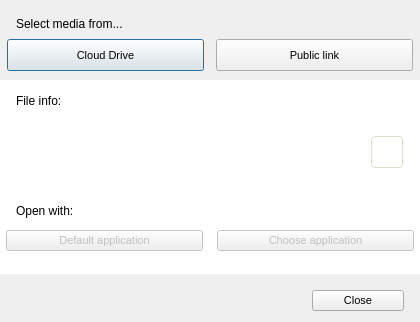
<?xml version="1.0" encoding="UTF-8"?>
<ui version="4.0">
 <class>StreamingFromMegaDialog</class>
 <widget class="QDialog" name="StreamingFromMegaDialog">
  <property name="geometry">
   <rect>
    <x>0</x>
    <y>0</y>
    <width>420</width>
    <height>322</height>
   </rect>
  </property>
  <property name="minimumSize">
   <size>
    <width>420</width>
    <height>322</height>
   </size>
  </property>
  <property name="maximumSize">
   <size>
    <width>420</width>
    <height>322</height>
   </size>
  </property>
  <property name="windowTitle">
   <string>Stream from MEGA</string>
  </property>
  <property name="styleSheet">
   <string notr="true">QWidget
{
font-size: 11px;
}

#lStreamResourceDesc, #lFileInfoDesc, #lOpenWithDesc 
{
  font-family: &quot;HelveticaNeue-Light&quot;;
  font-size: 12px;
  color: #000000;
}
#lFileSize
{
  font-family: &quot;HelveticaNeue-Light&quot;;
  font-size: 12px;
  color: #666666;
}
#wContainer
{
	background-color: white;
}
#lFileInfoDesc, #lOpenWithDesc, #lStreamResourceDesc
{
    padding-left: 13px;
}
#lNothingSelected
{
   font-size: 12px;
	color: rgba(0, 0, 0, 50)
}

#lFileName, #lState
{
	font-size: 12px;
	color: #000000;
}
#bCopyLink
{
    border: 1px solid #dfdfd1;
    border-radius: 4px;
    background-color: qlineargradient(x1: 0, y1: 0, x2: 0, y2: 1,
                                      stop: 0 rgba(246,247,250,30), stop: 1 rgba(232,233,235,30));
}</string>
  </property>
  <layout class="QVBoxLayout" name="verticalLayout_6">
   <property name="spacing">
    <number>0</number>
   </property>
   <property name="leftMargin">
    <number>0</number>
   </property>
   <property name="topMargin">
    <number>0</number>
   </property>
   <property name="rightMargin">
    <number>0</number>
   </property>
   <property name="bottomMargin">
    <number>0</number>
   </property>
   <item>
    <widget class="QWidget" name="wStreamResource" native="true">
     <property name="minimumSize">
      <size>
       <width>0</width>
       <height>80</height>
      </size>
     </property>
     <property name="maximumSize">
      <size>
       <width>16777215</width>
       <height>80</height>
      </size>
     </property>
     <layout class="QVBoxLayout" name="verticalLayout">
      <property name="spacing">
       <number>0</number>
      </property>
      <property name="leftMargin">
       <number>0</number>
      </property>
      <property name="topMargin">
       <number>9</number>
      </property>
      <property name="rightMargin">
       <number>0</number>
      </property>
      <property name="bottomMargin">
       <number>0</number>
      </property>
      <item>
       <widget class="QLabel" name="lStreamResourceDesc">
        <property name="minimumSize">
         <size>
          <width>0</width>
          <height>16</height>
         </size>
        </property>
        <property name="maximumSize">
         <size>
          <width>16777215</width>
          <height>16</height>
         </size>
        </property>
        <property name="styleSheet">
         <string notr="true"/>
        </property>
        <property name="text">
         <string>Select media from...</string>
        </property>
       </widget>
      </item>
      <item>
       <widget class="QWidget" name="wSelectMedia" native="true">
        <property name="minimumSize">
         <size>
          <width>0</width>
          <height>32</height>
         </size>
        </property>
        <property name="maximumSize">
         <size>
          <width>16777215</width>
          <height>32</height>
         </size>
        </property>
        <property name="styleSheet">
         <string notr="true"/>
        </property>
        <layout class="QHBoxLayout" name="horizontalLayout_3">
         <property name="spacing">
          <number>5</number>
         </property>
         <property name="leftMargin">
          <number>0</number>
         </property>
         <property name="topMargin">
          <number>0</number>
         </property>
         <property name="rightMargin">
          <number>0</number>
         </property>
         <property name="bottomMargin">
          <number>0</number>
         </property>
         <item>
          <widget class="QPushButton" name="bFromCloud">
           <property name="sizePolicy">
            <sizepolicy hsizetype="Minimum" vsizetype="Fixed">
             <horstretch>0</horstretch>
             <verstretch>0</verstretch>
            </sizepolicy>
           </property>
           <property name="minimumSize">
            <size>
             <width>197</width>
             <height>32</height>
            </size>
           </property>
           <property name="maximumSize">
            <size>
             <width>197</width>
             <height>32</height>
            </size>
           </property>
           <property name="styleSheet">
            <string notr="true"/>
           </property>
           <property name="text">
            <string>Cloud Drive</string>
           </property>
          </widget>
         </item>
         <item>
          <widget class="QPushButton" name="bFromPublicLink">
           <property name="minimumSize">
            <size>
             <width>197</width>
             <height>32</height>
            </size>
           </property>
           <property name="maximumSize">
            <size>
             <width>197</width>
             <height>32</height>
            </size>
           </property>
           <property name="text">
            <string>Public link</string>
           </property>
          </widget>
         </item>
        </layout>
       </widget>
      </item>
     </layout>
    </widget>
   </item>
   <item>
    <widget class="QWidget" name="wContainer" native="true">
     <layout class="QVBoxLayout" name="verticalLayout_3">
      <property name="spacing">
       <number>0</number>
      </property>
      <property name="leftMargin">
       <number>0</number>
      </property>
      <property name="topMargin">
       <number>0</number>
      </property>
      <property name="rightMargin">
       <number>0</number>
      </property>
      <property name="bottomMargin">
       <number>0</number>
      </property>
      <item>
       <widget class="QWidget" name="wStatus" native="true">
        <layout class="QVBoxLayout" name="verticalLayout_4">
         <property name="spacing">
          <number>0</number>
         </property>
         <property name="leftMargin">
          <number>0</number>
         </property>
         <property name="topMargin">
          <number>0</number>
         </property>
         <property name="rightMargin">
          <number>0</number>
         </property>
         <property name="bottomMargin">
          <number>0</number>
         </property>
         <item>
          <widget class="QLabel" name="lFileInfoDesc">
           <property name="minimumSize">
            <size>
             <width>0</width>
             <height>40</height>
            </size>
           </property>
           <property name="maximumSize">
            <size>
             <width>16777215</width>
             <height>40</height>
            </size>
           </property>
           <property name="styleSheet">
            <string notr="true"/>
           </property>
           <property name="text">
            <string>File info:</string>
           </property>
          </widget>
         </item>
         <item>
          <widget class="QWidget" name="wFileInfo" native="true">
           <property name="enabled">
            <bool>true</bool>
           </property>
           <property name="minimumSize">
            <size>
             <width>0</width>
             <height>60</height>
            </size>
           </property>
           <property name="maximumSize">
            <size>
             <width>16777215</width>
             <height>60</height>
            </size>
           </property>
           <layout class="QHBoxLayout" name="horizontalLayout_6">
            <property name="spacing">
             <number>0</number>
            </property>
            <property name="leftMargin">
             <number>0</number>
            </property>
            <property name="topMargin">
             <number>0</number>
            </property>
            <property name="rightMargin">
             <number>17</number>
            </property>
            <property name="bottomMargin">
             <number>0</number>
            </property>
            <item>
             <widget class="QStackedWidget" name="sFileInfo">
              <property name="minimumSize">
               <size>
                <width>0</width>
                <height>50</height>
               </size>
              </property>
              <property name="maximumSize">
               <size>
                <width>16777215</width>
                <height>60</height>
               </size>
              </property>
              <property name="styleSheet">
               <string notr="true">background-color: white;</string>
              </property>
              <property name="currentIndex">
               <number>0</number>
              </property>
              <widget class="QWidget" name="pFileInfo">
               <layout class="QHBoxLayout" name="horizontalLayout_2">
                <property name="spacing">
                 <number>6</number>
                </property>
                <property name="leftMargin">
                 <number>9</number>
                </property>
                <property name="topMargin">
                 <number>0</number>
                </property>
                <property name="rightMargin">
                 <number>0</number>
                </property>
                <property name="bottomMargin">
                 <number>0</number>
                </property>
                <item>
                 <widget class="QPushButton" name="lFileType">
                  <property name="minimumSize">
                   <size>
                    <width>48</width>
                    <height>48</height>
                   </size>
                  </property>
                  <property name="maximumSize">
                   <size>
                    <width>48</width>
                    <height>48</height>
                   </size>
                  </property>
                  <property name="styleSheet">
                   <string notr="true">border: none;</string>
                  </property>
                  <property name="text">
                   <string/>
                  </property>
                  <property name="iconSize">
                   <size>
                    <width>48</width>
                    <height>48</height>
                   </size>
                  </property>
                 </widget>
                </item>
                <item>
                 <widget class="QWidget" name="wFileInfoDesc" native="true">
                  <property name="minimumSize">
                   <size>
                    <width>0</width>
                    <height>30</height>
                   </size>
                  </property>
                  <property name="maximumSize">
                   <size>
                    <width>16777215</width>
                    <height>30</height>
                   </size>
                  </property>
                  <layout class="QVBoxLayout" name="verticalLayout_5">
                   <property name="spacing">
                    <number>0</number>
                   </property>
                   <property name="leftMargin">
                    <number>0</number>
                   </property>
                   <property name="topMargin">
                    <number>0</number>
                   </property>
                   <property name="rightMargin">
                    <number>0</number>
                   </property>
                   <property name="bottomMargin">
                    <number>0</number>
                   </property>
                   <item>
                    <widget class="QWidget" name="widget" native="true">
                     <layout class="QHBoxLayout" name="horizontalLayout">
                      <property name="spacing">
                       <number>10</number>
                      </property>
                      <property name="leftMargin">
                       <number>0</number>
                      </property>
                      <property name="topMargin">
                       <number>0</number>
                      </property>
                      <property name="rightMargin">
                       <number>0</number>
                      </property>
                      <property name="bottomMargin">
                       <number>0</number>
                      </property>
                      <item>
                       <widget class="QLabel" name="lFileName">
                        <property name="sizePolicy">
                         <sizepolicy hsizetype="Minimum" vsizetype="Preferred">
                          <horstretch>0</horstretch>
                          <verstretch>0</verstretch>
                         </sizepolicy>
                        </property>
                        <property name="maximumSize">
                         <size>
                          <width>260</width>
                          <height>16777215</height>
                         </size>
                        </property>
                        <property name="text">
                         <string/>
                        </property>
                       </widget>
                      </item>
                      <item>
                       <widget class="QPushButton" name="lState">
                        <property name="sizePolicy">
                         <sizepolicy hsizetype="Expanding" vsizetype="Fixed">
                          <horstretch>0</horstretch>
                          <verstretch>0</verstretch>
                         </sizepolicy>
                        </property>
                        <property name="minimumSize">
                         <size>
                          <width>8</width>
                          <height>8</height>
                         </size>
                        </property>
                        <property name="maximumSize">
                         <size>
                          <width>8</width>
                          <height>8</height>
                         </size>
                        </property>
                        <property name="styleSheet">
                         <string notr="true">border:none;</string>
                        </property>
                        <property name="text">
                         <string/>
                        </property>
                       </widget>
                      </item>
                      <item>
                       <spacer name="horizontalSpacer_2">
                        <property name="orientation">
                         <enum>Qt::Horizontal</enum>
                        </property>
                        <property name="sizeHint" stdset="0">
                         <size>
                          <width>31</width>
                          <height>20</height>
                         </size>
                        </property>
                       </spacer>
                      </item>
                     </layout>
                    </widget>
                   </item>
                   <item>
                    <widget class="QLabel" name="lFileSize">
                     <property name="text">
                      <string/>
                     </property>
                    </widget>
                   </item>
                  </layout>
                 </widget>
                </item>
               </layout>
              </widget>
              <widget class="QWidget" name="pNothingSelected">
               <widget class="QWidget" name="widget_2" native="true">
                <property name="geometry">
                 <rect>
                  <x>0</x>
                  <y>0</y>
                  <width>361</width>
                  <height>50</height>
                 </rect>
                </property>
                <layout class="QHBoxLayout" name="horizontalLayout_7">
                 <property name="spacing">
                  <number>0</number>
                 </property>
                 <property name="leftMargin">
                  <number>16</number>
                 </property>
                 <property name="topMargin">
                  <number>0</number>
                 </property>
                 <property name="rightMargin">
                  <number>0</number>
                 </property>
                 <property name="bottomMargin">
                  <number>0</number>
                 </property>
                 <item>
                  <widget class="QLabel" name="lNothingSelected">
                   <property name="text">
                    <string>Nothing selected</string>
                   </property>
                  </widget>
                 </item>
                </layout>
               </widget>
              </widget>
             </widget>
            </item>
            <item>
             <widget class="QToolButton" name="bCopyLink">
              <property name="minimumSize">
               <size>
                <width>32</width>
                <height>32</height>
               </size>
              </property>
              <property name="maximumSize">
               <size>
                <width>32</width>
                <height>32</height>
               </size>
              </property>
              <property name="styleSheet">
               <string notr="true">
</string>
              </property>
              <property name="text">
               <string/>
              </property>
              <property name="icon">
               <iconset resource="../Resources_linux.qrc">
                <normaloff>:/images/streaming_link.png</normaloff>:/images/streaming_link.png</iconset>
              </property>
             </widget>
            </item>
           </layout>
          </widget>
         </item>
        </layout>
       </widget>
      </item>
      <item>
       <widget class="QWidget" name="wOpenWith" native="true">
        <property name="minimumSize">
         <size>
          <width>0</width>
          <height>90</height>
         </size>
        </property>
        <layout class="QVBoxLayout" name="verticalLayout_2">
         <property name="spacing">
          <number>0</number>
         </property>
         <property name="leftMargin">
          <number>0</number>
         </property>
         <property name="topMargin">
          <number>7</number>
         </property>
         <property name="rightMargin">
          <number>0</number>
         </property>
         <property name="bottomMargin">
          <number>0</number>
         </property>
         <item>
          <widget class="QLabel" name="lOpenWithDesc">
           <property name="text">
            <string>Open with:</string>
           </property>
          </widget>
         </item>
         <item>
          <widget class="QWidget" name="wOpenButtons" native="true">
           <property name="styleSheet">
            <string notr="true"/>
           </property>
           <layout class="QHBoxLayout" name="horizontalLayout_4">
            <property name="spacing">
             <number>8</number>
            </property>
            <property name="leftMargin">
             <number>0</number>
            </property>
            <property name="topMargin">
             <number>0</number>
            </property>
            <property name="rightMargin">
             <number>0</number>
            </property>
            <property name="bottomMargin">
             <number>23</number>
            </property>
            <item>
             <widget class="QPushButton" name="bOpenDefault">
              <property name="enabled">
               <bool>false</bool>
              </property>
              <property name="minimumSize">
               <size>
                <width>197</width>
                <height>0</height>
               </size>
              </property>
              <property name="maximumSize">
               <size>
                <width>197</width>
                <height>16777215</height>
               </size>
              </property>
              <property name="text">
               <string>Default application</string>
              </property>
             </widget>
            </item>
            <item>
             <widget class="QPushButton" name="bOpenOther">
              <property name="enabled">
               <bool>false</bool>
              </property>
              <property name="minimumSize">
               <size>
                <width>197</width>
                <height>0</height>
               </size>
              </property>
              <property name="maximumSize">
               <size>
                <width>197</width>
                <height>16777215</height>
               </size>
              </property>
              <property name="text">
               <string>Choose application</string>
              </property>
             </widget>
            </item>
           </layout>
          </widget>
         </item>
        </layout>
       </widget>
      </item>
     </layout>
    </widget>
   </item>
   <item>
    <widget class="QWidget" name="wClose" native="true">
     <property name="minimumSize">
      <size>
       <width>0</width>
       <height>48</height>
      </size>
     </property>
     <property name="maximumSize">
      <size>
       <width>16777215</width>
       <height>48</height>
      </size>
     </property>
     <property name="styleSheet">
      <string notr="true"/>
     </property>
     <layout class="QHBoxLayout" name="horizontalLayout_5">
      <property name="leftMargin">
       <number>12</number>
      </property>
      <property name="topMargin">
       <number>6</number>
      </property>
      <property name="rightMargin">
       <number>16</number>
      </property>
      <property name="bottomMargin">
       <number>0</number>
      </property>
      <item>
       <spacer name="horizontalSpacer">
        <property name="orientation">
         <enum>Qt::Horizontal</enum>
        </property>
        <property name="sizeHint" stdset="0">
         <size>
          <width>226</width>
          <height>20</height>
         </size>
        </property>
       </spacer>
      </item>
      <item>
       <widget class="QPushButton" name="bClose">
        <property name="minimumSize">
         <size>
          <width>92</width>
          <height>0</height>
         </size>
        </property>
        <property name="maximumSize">
         <size>
          <width>92</width>
          <height>16777215</height>
         </size>
        </property>
        <property name="text">
         <string>Close</string>
        </property>
       </widget>
      </item>
     </layout>
    </widget>
   </item>
  </layout>
  <zorder>wStreamResource</zorder>
  <zorder>wClose</zorder>
  <zorder>wContainer</zorder>
 </widget>
 <resources>
  <include location="../Resources_linux.qrc"/>
 </resources>
 <connections/>
</ui>
